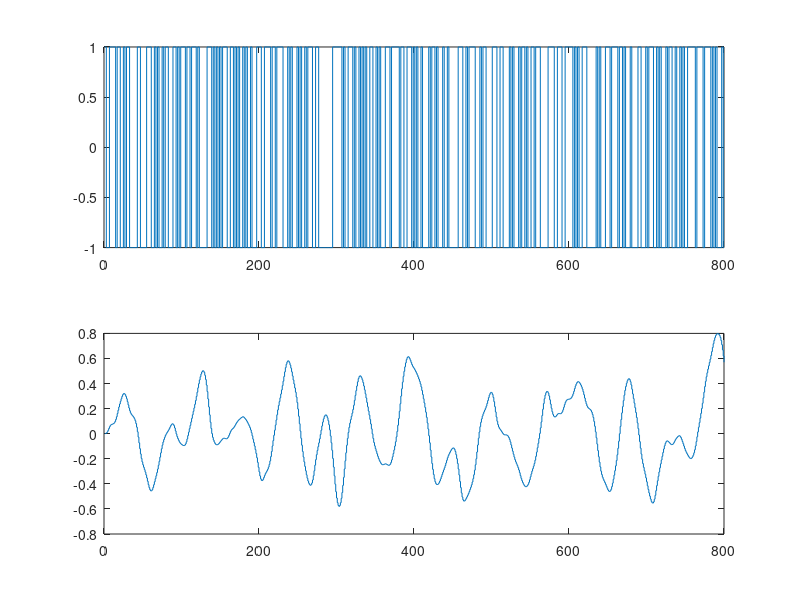
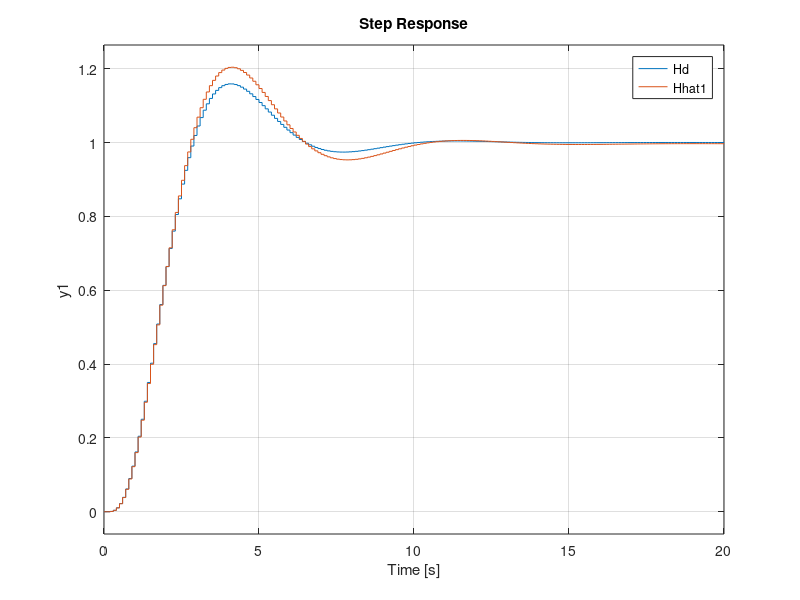
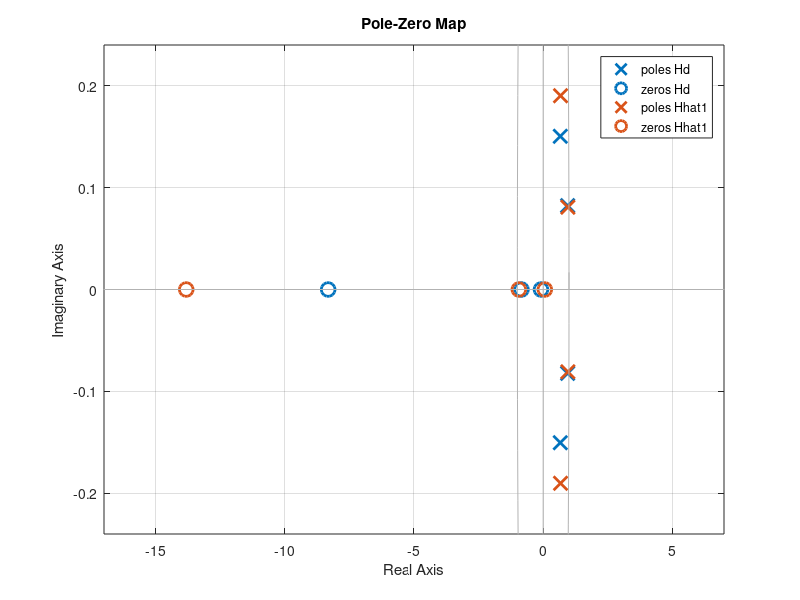
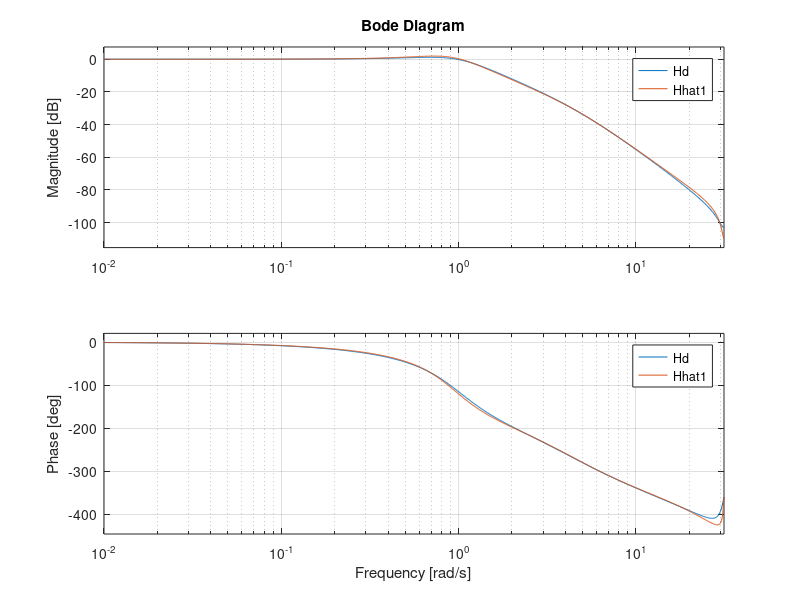

MATLAB code for these plots, in order: (Note: this script raises an error after producing the figures.)
% MR2007 HW4 Fall 2019
% Generating data set for the students to work 
% on to identitfy the model

% Kjartan Halvorsen
% 2019-10-10

%% Second-order plant and second-order anti-aliasing filter
clear all

s = tf('s');
G = 1 / (s^2 + s + 1);

h = 0.1;
wN = pi/h;
w0 = wN/sqrt(148.48);
Ha = 3/( (s/w0)^2 + 3*(s/w0) + 3);

H = G*Ha;
Hd = c2d(H, h)
[num,den] = tfdata(Hd)


noisestd = 0.01;
sigma = 0.08;
sigma = 5e-4;

Hde = tf([1, 0,0,0,0], den{1}, h)


% Generate identification data
N = 400;
t = (0:(2*N-1))'*h;

uu = 2*( -0.5 + randi([0,1], 1, N) );
u = cat(1, uu, uu);
u1 = u(:);
e1 = sigma*randn(size(u1));     

y1 = lsim(Hd, u1) + lsim(Hde, e1);

% Generate validation sequence
uu = 2*( -0.5 + randi([0,1], 1, N) );
uv = cat(1, uu, uu);
u1_val = uv(:);
ev1 = sigma*randn(size(u1_val));

y1_val = lsim(Hd, u1_val) + lsim(Hde, ev1);

save('sysid_hw_data.mat', ...
    'u1', 'y1', 'u1_val', 'y1_val')

figure(1)
clf
subplot(211)
stairs(u1)
subplot(212)
stairs(y1)

 
%% Estimation with least squares "by hand"

% Model 1 - four poles, three zeros
Phi_1 = [-y1(4:end-1), -y1(3:end-2), -y1(2:end-3), -y1(1:end-4), ...
    u1(4:end-1), u1(3:end-2), u1(2:end-3), u1(1:end-4)];
par_1 = Phi_1 \ y1(5:end);
resids1 = y1(5:end) - Phi_1*par_1;

a1 = [1, par_1(1:4)']
num{1}
b1 = par_1(5:end)'
den{1}

Hhat1 = tf(b1, a1, h);



% Simulate

figure(2)
clf
step(Hd, Hhat1)

figure(3)
clf
pzmap(Hd, Hhat1)

figure(4)
bode(Hd, Hhat1)

figure(5)
covfcn(resids1)

figure(6)
clf

% Validate using k-step ahead predictor
k = 10; % Using 10-step ahead predictor for validation
[ykpred, tk] = predictlti([b0, b1], [1, a1, a2], ...
    u_val, y_val, k, 0);
resval = y_val(k+1:end) - ykpred;
rms = sqrt(mean(resval.^2));
fit = 100* (1 - norm(resval) / norm(y_val - mean(y_val)));
figure(6)
subplot(212)
stairs(y_val, 'linewidth', 1)
hold on
plot(tk, ykpred, 'ro')
title(sprintf('RMS= %f,  FIT= %f', [rms, fit]));
